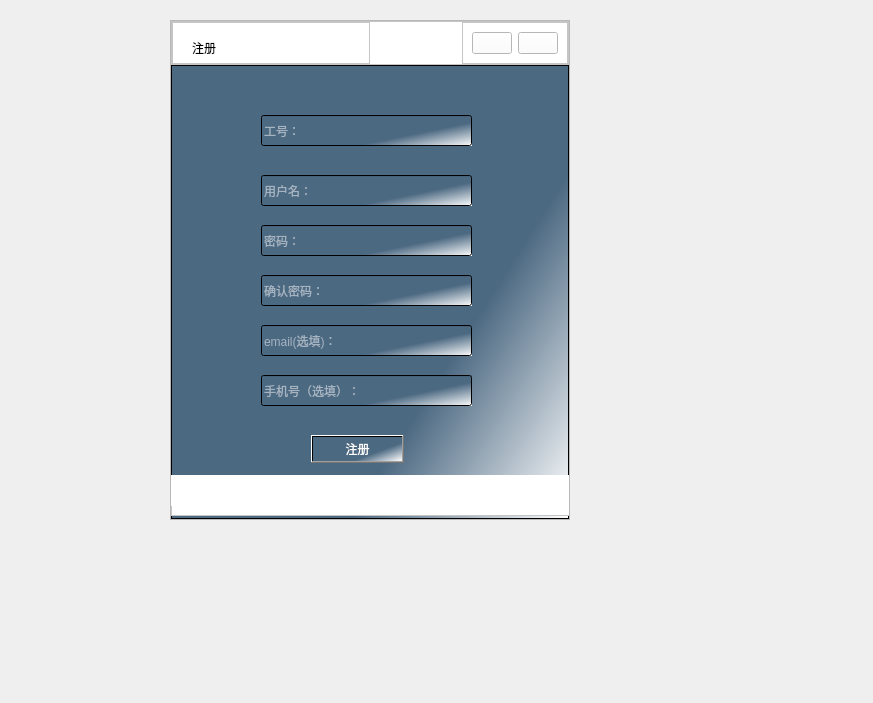
<?xml version="1.0" encoding="UTF-8"?>
<ui version="4.0">
 <class>RegisterWindow</class>
 <widget class="QMainWindow" name="RegisterWindow">
  <property name="geometry">
   <rect>
    <x>0</x>
    <y>0</y>
    <width>873</width>
    <height>703</height>
   </rect>
  </property>
  <property name="windowTitle">
   <string>MainWindow</string>
  </property>
  <widget class="QWidget" name="centralwidget">
   <widget class="QFrame" name="frame">
    <property name="geometry">
     <rect>
      <x>170</x>
      <y>20</y>
      <width>400</width>
      <height>500</height>
     </rect>
    </property>
    <property name="minimumSize">
     <size>
      <width>400</width>
      <height>500</height>
     </size>
    </property>
    <property name="frameShape">
     <enum>QFrame::StyledPanel</enum>
    </property>
    <property name="frameShadow">
     <enum>QFrame::Raised</enum>
    </property>
    <layout class="QVBoxLayout" name="verticalLayout">
     <property name="spacing">
      <number>0</number>
     </property>
     <property name="leftMargin">
      <number>0</number>
     </property>
     <property name="topMargin">
      <number>0</number>
     </property>
     <property name="rightMargin">
      <number>0</number>
     </property>
     <property name="bottomMargin">
      <number>0</number>
     </property>
     <item>
      <widget class="QFrame" name="frame_2">
       <property name="sizePolicy">
        <sizepolicy hsizetype="Preferred" vsizetype="Expanding">
         <horstretch>0</horstretch>
         <verstretch>1</verstretch>
        </sizepolicy>
       </property>
       <property name="styleSheet">
        <string notr="true">background-color: rgb(255, 255, 255);</string>
       </property>
       <property name="frameShape">
        <enum>QFrame::StyledPanel</enum>
       </property>
       <property name="frameShadow">
        <enum>QFrame::Raised</enum>
       </property>
       <layout class="QHBoxLayout" name="horizontalLayout">
        <property name="spacing">
         <number>0</number>
        </property>
        <property name="leftMargin">
         <number>0</number>
        </property>
        <property name="topMargin">
         <number>0</number>
        </property>
        <property name="rightMargin">
         <number>0</number>
        </property>
        <property name="bottomMargin">
         <number>0</number>
        </property>
        <item>
         <widget class="QFrame" name="frame_4">
          <property name="frameShape">
           <enum>QFrame::StyledPanel</enum>
          </property>
          <property name="frameShadow">
           <enum>QFrame::Raised</enum>
          </property>
          <widget class="QLabel" name="label">
           <property name="geometry">
            <rect>
             <x>20</x>
             <y>10</y>
             <width>61</width>
             <height>31</height>
            </rect>
           </property>
           <property name="styleSheet">
            <string notr="true">font: 12pt &quot;Algerian&quot;;
color: rgb(0, 0, 0);</string>
           </property>
           <property name="text">
            <string>注册 </string>
           </property>
          </widget>
         </widget>
        </item>
        <item alignment="Qt::AlignRight">
         <widget class="QFrame" name="frame_5">
          <property name="styleSheet">
           <string notr="true">QpushButton{
    border:none
}
QpushButton:haver{
	padding-bottom:5px;
}</string>
          </property>
          <property name="frameShape">
           <enum>QFrame::StyledPanel</enum>
          </property>
          <property name="frameShadow">
           <enum>QFrame::Raised</enum>
          </property>
          <layout class="QHBoxLayout" name="horizontalLayout_2">
           <item>
            <widget class="QPushButton" name="pushButton_2">
             <property name="text">
              <string/>
             </property>
             <property name="icon">
              <iconset resource="res.qrc">
               <normaloff>:/icons/icons/下载.jpg</normaloff>:/icons/icons/下载.jpg</iconset>
             </property>
            </widget>
           </item>
           <item>
            <widget class="QPushButton" name="pushButton">
             <property name="text">
              <string/>
             </property>
             <property name="icon">
              <iconset resource="res.qrc">
               <normaloff>:/icons/icons/1jpg.jpg</normaloff>:/icons/icons/1jpg.jpg</iconset>
             </property>
            </widget>
           </item>
          </layout>
         </widget>
        </item>
       </layout>
      </widget>
     </item>
     <item>
      <widget class="QFrame" name="frame_3">
       <property name="sizePolicy">
        <sizepolicy hsizetype="Preferred" vsizetype="Expanding">
         <horstretch>0</horstretch>
         <verstretch>12</verstretch>
        </sizepolicy>
       </property>
       <property name="styleSheet">
        <string notr="true">background-color: qlineargradient(spread:pad, x1:0.637, y1:0.739, x2:1, y2:1, stop:0 rgba(76, 105, 130, 255), stop:1 rgba(255, 255, 255, 255));</string>
       </property>
       <property name="frameShape">
        <enum>QFrame::StyledPanel</enum>
       </property>
       <property name="frameShadow">
        <enum>QFrame::Raised</enum>
       </property>
       <widget class="QLineEdit" name="lineEdit">
        <property name="geometry">
         <rect>
          <x>90</x>
          <y>50</y>
          <width>211</width>
          <height>31</height>
         </rect>
        </property>
        <property name="styleSheet">
         <string notr="true">color: rgb(255, 255, 255);</string>
        </property>
        <property name="placeholderText">
         <string>工号：</string>
        </property>
       </widget>
       <widget class="QLineEdit" name="lineEdit_2">
        <property name="geometry">
         <rect>
          <x>90</x>
          <y>110</y>
          <width>211</width>
          <height>31</height>
         </rect>
        </property>
        <property name="styleSheet">
         <string notr="true">color: rgb(255, 255, 255);</string>
        </property>
        <property name="placeholderText">
         <string>用户名：</string>
        </property>
       </widget>
       <widget class="QLineEdit" name="lineEdit_3">
        <property name="geometry">
         <rect>
          <x>90</x>
          <y>160</y>
          <width>211</width>
          <height>31</height>
         </rect>
        </property>
        <property name="styleSheet">
         <string notr="true">color: rgb(255, 255, 255);</string>
        </property>
        <property name="placeholderText">
         <string>密码：</string>
        </property>
       </widget>
       <widget class="QLineEdit" name="lineEdit_4">
        <property name="geometry">
         <rect>
          <x>90</x>
          <y>210</y>
          <width>211</width>
          <height>31</height>
         </rect>
        </property>
        <property name="styleSheet">
         <string notr="true">color: rgb(255, 255, 255);</string>
        </property>
        <property name="placeholderText">
         <string>确认密码：</string>
        </property>
       </widget>
       <widget class="QLineEdit" name="lineEdit_5">
        <property name="geometry">
         <rect>
          <x>90</x>
          <y>260</y>
          <width>211</width>
          <height>31</height>
         </rect>
        </property>
        <property name="styleSheet">
         <string notr="true">color: rgb(255, 255, 255);</string>
        </property>
        <property name="placeholderText">
         <string>email(选填)：</string>
        </property>
       </widget>
       <widget class="QLineEdit" name="lineEdit_6">
        <property name="geometry">
         <rect>
          <x>90</x>
          <y>310</y>
          <width>211</width>
          <height>31</height>
         </rect>
        </property>
        <property name="styleSheet">
         <string notr="true">color: rgb(255, 255, 255);</string>
        </property>
        <property name="placeholderText">
         <string>手机号（选填）：</string>
        </property>
       </widget>
       <widget class="QPushButton" name="pushButton_R">
        <property name="geometry">
         <rect>
          <x>140</x>
          <y>370</y>
          <width>93</width>
          <height>28</height>
         </rect>
        </property>
        <property name="styleSheet">
         <string notr="true">color: rgb(255, 255, 255);</string>
        </property>
        <property name="text">
         <string>注册</string>
        </property>
       </widget>
       <widget class="QFrame" name="frame_6">
        <property name="geometry">
         <rect>
          <x>0</x>
          <y>410</y>
          <width>401</width>
          <height>41</height>
         </rect>
        </property>
        <property name="styleSheet">
         <string notr="true">background-color: rgb(255, 255, 255);</string>
        </property>
        <property name="frameShape">
         <enum>QFrame::StyledPanel</enum>
        </property>
        <property name="frameShadow">
         <enum>QFrame::Raised</enum>
        </property>
        <widget class="QStackedWidget" name="stackedWidget">
         <property name="geometry">
          <rect>
           <x>0</x>
           <y>0</y>
           <width>401</width>
           <height>31</height>
          </rect>
         </property>
         <widget class="QWidget" name="page"/>
         <widget class="QWidget" name="page_2">
          <widget class="QLabel" name="label_2">
           <property name="geometry">
            <rect>
             <x>140</x>
             <y>10</y>
             <width>101</width>
             <height>16</height>
            </rect>
           </property>
           <property name="styleSheet">
            <string notr="true">color: rgb(0, 0, 0);
font: 12pt &quot;Algerian&quot;;</string>
           </property>
           <property name="text">
            <string>注册成功！</string>
           </property>
          </widget>
         </widget>
         <widget class="QWidget" name="page_3">
          <widget class="QLabel" name="label_3">
           <property name="geometry">
            <rect>
             <x>130</x>
             <y>10</y>
             <width>111</width>
             <height>21</height>
            </rect>
           </property>
           <property name="styleSheet">
            <string notr="true">color: rgb(255, 0, 0);
font: 12pt &quot;Algerian&quot;;</string>
           </property>
           <property name="text">
            <string>工号不存在！</string>
           </property>
          </widget>
         </widget>
         <widget class="QWidget" name="page_4">
          <widget class="QLabel" name="label_4">
           <property name="geometry">
            <rect>
             <x>110</x>
             <y>10</y>
             <width>161</width>
             <height>21</height>
            </rect>
           </property>
           <property name="styleSheet">
            <string notr="true">color: rgb(255, 0, 0);
font: 12pt &quot;Algerian&quot;;</string>
           </property>
           <property name="text">
            <string>两次密码不一致！</string>
           </property>
          </widget>
         </widget>
         <widget class="QWidget" name="page_5">
          <widget class="QLabel" name="label_5">
           <property name="geometry">
            <rect>
             <x>120</x>
             <y>10</y>
             <width>161</width>
             <height>21</height>
            </rect>
           </property>
           <property name="styleSheet">
            <string notr="true">color: rgb(255, 0, 0);
font: 12pt &quot;Algerian&quot;;</string>
           </property>
           <property name="text">
            <string>用户名不能为空！</string>
           </property>
          </widget>
         </widget>
        </widget>
       </widget>
      </widget>
     </item>
    </layout>
   </widget>
  </widget>
 </widget>
 <resources>
  <include location="res.qrc"/>
 </resources>
 <connections>
  <connection>
   <sender>pushButton</sender>
   <signal>clicked()</signal>
   <receiver>RegisterWindow</receiver>
   <slot>close()</slot>
   <hints>
    <hint type="sourcelabel">
     <x>542</x>
     <y>47</y>
    </hint>
    <hint type="destinationlabel">
     <x>609</x>
     <y>30</y>
    </hint>
   </hints>
  </connection>
  <connection>
   <sender>pushButton_2</sender>
   <signal>clicked()</signal>
   <receiver>RegisterWindow</receiver>
   <slot>hide()</slot>
   <hints>
    <hint type="sourcelabel">
     <x>499</x>
     <y>49</y>
    </hint>
    <hint type="destinationlabel">
     <x>556</x>
     <y>14</y>
    </hint>
   </hints>
  </connection>
 </connections>
</ui>
